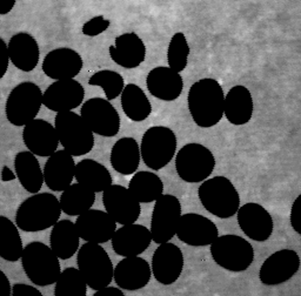
//> input picture EE492G/EE_492G_HW_6/Release/CoffeeBeans.tif, 301 x 296 px
$ ./main Release/CoffeeBeans.tif   (built with g++ and OpenCV 4)
//> lines starting //> are read from the running program, lines starting //| are printed output that depends on the picture; after the words box and inside, x2 and y2 are one past the last pixel; in counts of white or black regions, pixels touching at a corner belong together
/*************************** Curvature Calculation ***************************/

#include <opencv2/imgproc/imgproc.hpp>
#include <opencv2/core/core.hpp>
#include <opencv2/highgui/highgui.hpp>
#include <cmath>
#include <iostream>

using namespace cv;
using namespace std;

//////////////////////////////////// Curvature Histogram /////////////////////////////////////////
void curveHist(vector<float> curvature){
	// initialize variables
	int hist_h = 500;
	int hist_w = 800;
	int max = (int)*max_element(curvature.begin(),curvature.end());
	Size hist_size;
	hist_size.height = hist_h;
	hist_size.width = hist_w;
	Mat Hist = Mat::zeros(hist_size, CV_32S);
	int bin_w = round((double)hist_w/curvature.size());

	cout << "H: " << hist_h << endl;
	cout << "max: " << max << endl;
	cout << "max-10: " << (max-10)  << endl;
	cout << "(max-10)/max: " << (long)((max-10)/max) << endl;
	cout << "pos: " << hist_h * 0.1 << endl;//(max-10)/max << endl;


	// draw histogram
	for(size_t i = 1; i < curvature.size(); i++){
		line(	Hist, Point(bin_w * (i-1), (int)( hist_h * (curvature[i-1]/max) ) ), Point(bin_w * (i), (int)( hist_h * (curvature[i]/max) ) ),
				Scalar(255,0,0),
				2, 8);
	}

	imshow("histogram",Hist);

}
//////////////////////////////////////////////////////////////////////////////////////////////////

/////////////////////////////////////////// index ////////////////////////////////////////////////
int index(int i, int j, int n){
	if ((i + j) < 0){
		return (n + j);
	}
	else{
		return ((i+j)%(n));
	}
}
//////////////////////////////////////////////////////////////////////////////////////////////////

////////////////////////////////////// Gaussian Filter ///////////////////////////////////////////
vector<float> gaussian(int sigma){
	// initiate variables
	int width = 9 * sigma + 1;
	int w = (9 * sigma) / 2;
	vector<float> kernal(width);
	float sum = 0.0;
	float den = 2*sigma*sigma;

	// populate kernal
	for (int i = -w; i <= w; i++){
		// multiply times constant and fill kernal
		kernal[i+w] = (exp(-(i*i)/den))/(sqrt(CV_PI * 2)*sigma);
		sum += kernal[i+w];
	}

	// Normalize answer
	for (int i = 0; i < width; i++)
		kernal[i] /= sum;

	// return kernal
	return kernal;
}
//////////////////////////////////////////////////////////////////////////////////////////////////

////////////////////////////// Guassian Filter derivative (dG) ////////////////////////////////////
vector<float> gaussianDerivative(int sigma){
	// initiate variables
	int width = 9 * sigma + 1;
	int w = (9 * sigma) / 2;
	vector<float> kernal(width);
	float sum = 0.0;
	float den = 2 * sigma*sigma;

	// populate kernal
	for (int i = -w; i <= w; i++){
		// multiply times constant and fill kernal
		kernal[i + w] = -(exp(-(i*i) / den) * i) / ((sqrt(CV_PI * 2)*pow(sigma,3)));
		sum += kernal[i + w];
	}

	// Normalize answer
	for (int i = 0; i < width; i++)
		kernal[i] /= sum;

	// return kernal
	return kernal;
}
//////////////////////////////////////////////////////////////////////////////////////////////////

////////////////////////////// Guassian Filter derivative (ddG) ////////////////////////////////////
vector<float> gaussianDerivative2(int sigma){
	// initiate variables
	int width = 9 * sigma + 1;
	int w = (9 * sigma) / 2;
	vector<float> kernal(width);
	float sum = 0.0;
	float den = 2 * sigma*sigma;

	// populate kernal
	for (int i = -w; i <= w; i++){
		// multiply times constant and fill kernal
		kernal[i + w] = ((exp(-(i*i) / den)) * ((i-sigma)*(i+sigma))) / (sqrt(CV_PI * 2)*pow(sigma,5));
		sum += kernal[i + w];
	}

	// Normalize answer
	for (int i = 0; i < width; i++)
		kernal[i] /= sum;

	// return kernal
	return kernal;
}
//////////////////////////////////////////////////////////////////////////////////////////////////

/////////////////////////////////// Circular Convolution /////////////////////////////////////////
vector<float> cconv(vector<float> data, vector<float> filter){
	// obtain filter sizes
	int n = data.size();
	int w = filter.size();

	// find the center
	int c;
	if (w % 2 == 0){
		c = w / 2;
	}
	else{
		c = (w + 1) / 2;
	}

	// create zero filled vector
	vector<float> y(n);
	float fillVal = 0.0;
	fill(y.begin(), y.end(), fillVal);

	// perform circular convolution
	for (int i = 0; i < n; i++){
		for (int j = -c; j < c-1; j++){
			y[i] += filter[j + c] * data[index(i, j, n)];
		}
	}

	return y;
}
//////////////////////////////////////////////////////////////////////////////////////////////////

/////////////////////////////////////// Vector Power /////////////////////////////////////////////
void vectPower(vector<float> A, int power, vector<float>& out){
	// apply exponent
	for (size_t i = 0; i < A.size(); i++){
		out[i] = pow(A[i], power);
	}
}
//////////////////////////////////////////////////////////////////////////////////////////////////

/////////////////////////////////////// Segmentation /////////////////////////////////////////////
Mat segmentation(Mat image){
	// grayscale
	Mat binary;
	cvtColor(image, binary, COLOR_BGR2GRAY);
	imshow("Original", image);

	// Reduce Noise
	GaussianBlur(binary, binary, Size(5, 5), 0.5, 0.5); //applying Gaussian filter

	// OTSU
	threshold(binary, binary, 128, 255, THRESH_BINARY_INV | THRESH_OTSU);

	// Calculate distance transform
	Mat objects, fg;
	Mat dist = Mat::zeros(binary.size(), CV_8U);
	distanceTransform(binary, dist, DIST_L2, 3);
	normalize(dist, dist, 0, 1.0, NORM_MINMAX);

	// Threshold the distance transform results
	vector<std::vector<cv::Point> > contours;
	threshold(dist, objects, 0, 255, THRESH_BINARY);

	// Dilate threshold results
	dilate(dist, fg, Mat(), Point(-1, -1), 10);
	dilate(objects, objects, Mat(), Point(-1, -1), 10);

	// Subtract small foreground from large foreground
	fg = fg - dist;

	// Threshold and convert results
	threshold(fg, fg, 0, 255, THRESH_BINARY);
	fg.convertTo(fg, CV_8U);
	objects.convertTo(objects, CV_8U);

	// cluster peaks
	bitwise_xor(fg, objects, fg);
	dilate(fg, fg, cv::Mat(), cv::Point(-1, -1), 3);

	// Identify image pixels without objects
	Mat bg;
	dilate(binary, bg, Mat(), Point(-1, -1), 1);
	threshold(bg, bg, 1, 128, cv::THRESH_BINARY_INV);

	// connected components used to separate each peak (bean)
	// This is really important as  the watershed algorithm needs
	// separately identified intensity value valleys in order to
	// segment properly
	Mat dt;
	fg.copyTo(dt);
	dt.convertTo(dt, CV_8U);
	Mat lbl(dt.size(), CV_32S);
	int ncc = connectedComponents(dt, lbl, 4);
	cout << "Number of Beans: " << ncc - 1 << endl;

	// Create a gray color spectrum to paint the peaks
	vector<unsigned char> colors(ncc);
	colors[0] = 0; // for background
	for (int label = 1; label < ncc; ++label)
		colors[label] = 255 / ncc*label;

	// Paint every separate peak with a shade of gray
	for (int x = 0; x < dt.rows; x++) {
		for (int y = 0; y < dt.cols; y++) {
			int label = lbl.at<int>(x, y);
			dt.at<unsigned char>(x, y) = colors[label];
		}
	}

	// Create markers image
	Mat markers(binary.size(), CV_8U, Scalar(0));
	markers = dt + bg;

	// Convert to image of ints
	markers.convertTo(markers, CV_32S);

	// Apply watershed
	watershed(image, markers);

	// show segmentation
	Mat tmp;
	markers.convertTo(tmp, CV_8U);

	// show watershed results
	Mat tmp2;
	markers.convertTo(tmp2, CV_8U, 255, 255);
	imshow("watershed", tmp2);

	return tmp2;
}
//////////////////////////////////////////////////////////////////////////////////////////////////

//////////////////////////////////////// Curvature ///////////////////////////////////////////////
void curvature(Mat src)
{
	// initiate variables
	//char winName[20];

	// get contours
	vector<vector<Point> > contours;
	vector<Vec4i> hierarchy;
	findContours(src, contours, hierarchy, RETR_TREE, CHAIN_APPROX_SIMPLE, Point(0, 0));

	// gradually increase sigma ( 1 -> 3 )
	for (double sig = 1.0; sig <= 1.0; sig++){

		// create guassian kernal
		vector<float> G;
		vector<vector<float> > k;
		G = gaussian(sig);

		// Gaussian derivations
		vector<float> dG, ddG;
		dG = gaussianDerivative(sig); // 1st
		ddG = gaussianDerivative2(sig); // 2nd

		// Apply
		for (size_t i = 0; i< contours.size(); i++)
		{
			const vector<Point>& c = contours[i];

			vector<float> X(c.size());
			vector<float> Y(c.size());
			cout << endl << " Contour: " << i << endl;
			for (size_t j = 0; j < c.size(); j++)
			{
				// fill one dimensional matrix x and y
				X[j] = c[j].x;
				Y[j] = c[j].y;
				//cout << X[j] << "," << Y[j] << endl;
			}

			// get derivatives
			vector<float> dx = cconv(X, dG);
			vector<float> ddx = cconv(X, ddG);
			vector<float> dy = cconv(Y, dG);
			vector<float> ddy = cconv(Y, ddG);

			// curvature operations
			vector<float> A(dx.size()), B(dy.size()), C(dx.size()), D(dx.size()),
							E(dy.size()), F(dx.size()), H(dx.size());

			transform(dx.begin(), dx.end(), ddy.begin(), A.begin(), multiplies<float>());
			transform(dy.begin(), dy.end(), ddx.begin(), B.begin(), multiplies<float>());
			transform(A.begin(), A.end(), B.begin(), C.begin(), minus<float>());

			vectPower(dx, 2, D);
			vectPower(dy, 2, E);

			transform(D.begin(), D.end(), E.begin(), F.begin(), plus<float>());
			//add(D, E, F);
			vectPower(F, 1.5, H);

			// curvature
			vector<float> kl(H.size());
			transform(H.begin(), H.end(), C.begin(), kl.begin(), divides<float>());

			//k[i] = kl;
			cout << "Max: " << *max_element(kl.begin(), kl.end()) << endl;
			curveHist(kl);
		}

		cout << endl << endl;

		//sprintf(winName, "Sigma %d", int(sig));
		//imshow(winName, conv);
	}
}
//////////////////////////////////////////////////////////////////////////////////////////////////

int main(int argc, char** argv)
{
	// account for wrong number arguments
	if (argc != 2)
	{
		cout << "Usage: Calculating curvature" << endl;
		return -1;
	}

	// read the file
	Mat image;
	image = imread(argv[1]);
//> image is the input picture: 296 rows x 301 cols, CV_8UC3; min 0, max 231, mean 73.3

	// check for invalid input
	if (!image.data)
	{
		cout << "Could not open or find the image" << std::endl;
		return -1;
	}

	// Segmentation Operations
	Mat watershed;
	watershed = segmentation(image);
//> in segmentation, `threshold(binary, binary, 128, 255, THRESH_BINARY_INV | THRESH_OTSU);`:
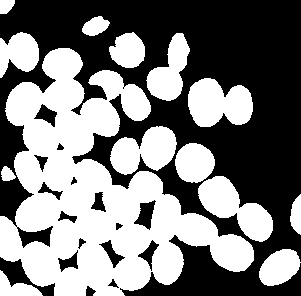
//> binary: 296 rows x 301 cols, CV_8UC1; 48.5% white; 14 white regions, largest, box (x1, y1, x2, y2) and area: (0, 48, 254, 296) 28672, (198, 176, 273, 242) 2373, (188, 78, 253, 127) 2366
//> in segmentation, `dilate(objects, objects, Mat(), Point(-1, -1), 10);`: objects: 296 rows x 301 cols, CV_32FC1; 78.2% white; 8 black regions (1 under 20 px), largest, box (x1, y1, x2, y2) and area: (19, 0, 301, 205) 17656, (155, 257, 257, 296) 1240, (0, 133, 12, 156) 156
//> in segmentation, `bitwise_xor(fg, objects, fg);`: fg: 296 rows x 301 cols, CV_8UC1; 0.09% white in thin lines or dots
//> in segmentation, `dilate(fg, fg, cv::Mat(), cv::Point(-1, -1), 3);`: fg: 296 rows x 301 cols, CV_8UC1; 2.7% white; 47 white regions (2 under 20 px), largest, box (x1, y1, x2, y2) and area: (274, 262, 285, 273) 101, (122, 150, 129, 163) 91, (90, 22, 101, 31) 88
//> in segmentation, `dilate(binary, bg, Mat(), Point(-1, -1), 1);`: bg: 296 rows x 301 cols, CV_8UC1; 53.9% white; 25 black regions (9 under 20 px), largest, box (x1, y1, x2, y2) and area: (0, 0, 301, 296) 38356, (0, 178, 31, 221) 741, (0, 259, 31, 284) 403
//> in segmentation, `int ncc = connectedComponents(dt, lbl, 4);`:
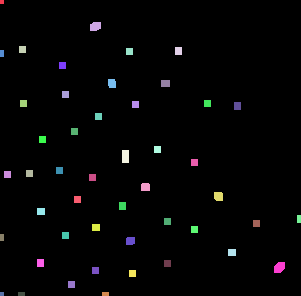
//> lbl: 296 rows x 301 cols, CV_32SC1; 48 distinct labels, from 0 to 47; one colour per label, 0 black
//> in segmentation, `int ncc = connectedComponents(dt, lbl, 4);`: ncc = 48
//| Number of Beans: 47
//> the loop in segmentation, `for (int label = 1; label < ncc; ++label)` made 47 passes
//> after the loop in segmentation, `for (int x = 0; x < dt.rows; x++)`:
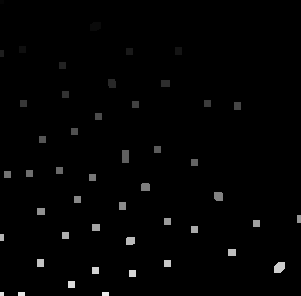
//> dt: 296 rows x 301 cols, CV_8UC1; min 0, max 235, mean 3.2
//> in segmentation, `markers.convertTo(markers, CV_32S);`:
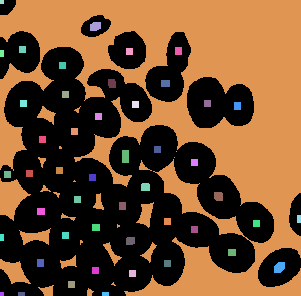
//> markers: 296 rows x 301 cols, CV_32SC1; 49 distinct labels, from 0 to 235; one colour per label, 0 black
//> in segmentation, `watershed(image, markers);`:
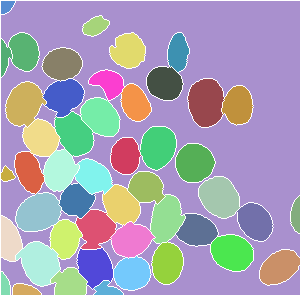
//> markers: 296 rows x 301 cols, CV_32SC1; 49 distinct labels, from -1 to 235; one colour per label, 0 black, -1 white
//> in segmentation, `markers.convertTo(tmp, CV_8U);`:
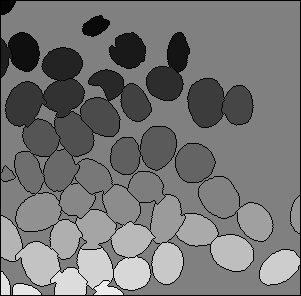
//> tmp: 296 rows x 301 cols, CV_8UC1; min 0, max 235, mean 117.3
//> in segmentation, `markers.convertTo(tmp2, CV_8U, 255, 255);`:
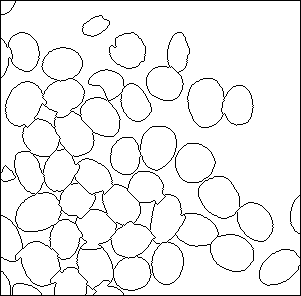
//> tmp2: 296 rows x 301 cols, CV_8UC1; 94.3% white; black in thin lines or dots

	// Curvature Operations
	bitwise_not(watershed, watershed);
//> watershed: 296 rows x 301 cols, CV_8UC1; 5.7% white in thin lines or dots
	curvature(watershed);
//> in curvature, `findContours(src, contours, hierarchy, RETR_TREE, CHAIN_APPROX_SIMPLE,..`: contours = 70 contours; largest, box (x1, y1, x2, y2) and area: (0, 0, 301, 296) 88500, (0, 0, 301, 296) 53922, (187, 78, 254, 128) 2358, (198, 176, 274, 242) 2330, (110, 126, 177, 175) 2122

	// wait for a keystroke in the window
	waitKey(0);
	return 0;
}
